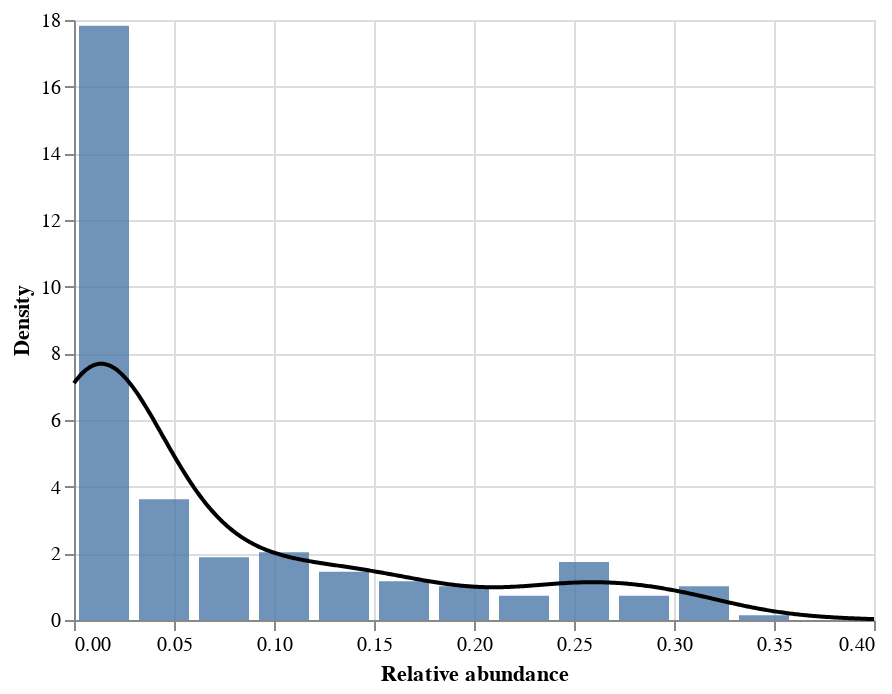

Here is the notebook cell this chart was saved with:
### Markdown cell above
#### Observations

* *Actinoptychus* is the most abundant on average (The point for that taxon is highest).
* *Stephanopyxis* is the rarest on average. (The point for that taxon is lowest).
* *Azpeitia nodulifer* shows the most variation (the bar for that taxon is widest).

The following takes a closer look at the taxon with the most temporal variability in relative abundance: *Azpeitia nodulifer*.

### Code cell
# histogram
hist = alt.Chart(diatoms).transform_bin(
    as_ = 'bin', 
    field = 'A_nodul', 
    bin = alt.Bin(step = 0.03)
).transform_aggregate(
    Count = 'count()',
    groupby = ['bin']
).transform_calculate(
    Density = 'datum.Count/(0.03*230)',
    binshift = 'datum.bin + 0.015'
).mark_bar(size = 25, opacity = 0.8).encode(
    x = alt.X('binshift:Q', 
              title = 'Relative abundance', 
              scale = alt.Scale(domain = (0.03, 0.38))), 
    y = 'Density:Q'
)

# kde
smooth = alt.Chart(diatoms).transform_density(
    density = 'A_nodul',
    as_ = ['Relative abundance', 'Density'],
    bandwidth = 0.03,
    extent = [0, 0.4],
    steps = 500
).mark_line(color = 'black').encode(
    x = 'Relative abundance:Q',
    y = 'Density:Q'
)

hist + smooth

### Figure 1 — Vega-Lite specification as saved in the notebook (floating-point values rounded to 4 significant figures; data arrays with more than 128 entries replaced by an {"elided": "..."} marker saying what was removed)
{"config": {"view": {"continuousWidth": 400, "continuousHeight": 300}}, "layer": [{"mark": {"type": "bar", "opacity": 0.8, "size": 25}, "encoding": {"x": {"type": "quantitative", "field": "binshift", "scale": {"domain": [0.03, 0.38]}, "title": "Relative abundance"}, "y": {"type": "quantitative", "field": "Density"}}, "transform": [{"bin": {"step": 0.03}, "field": "A_nodul", "as": "bin"}, {"aggregate": [{"op": "count", "as": "Count"}], "groupby": ["bin"]}, {"calculate": "datum.Count/(0.03*230)", "as": "Density"}, {"calculate": "datum.bin + 0.015", "as": "binshift"}]}, {"mark": {"type": "line", "color": "black"}, "encoding": {"x": {"type": "quantitative", "field": "Relative abundance"}, "y": {"type": "quantitative", "field": "Density"}}, "transform": [{"density": "A_nodul", "bandwidth": 0.03, "extent": [0, 0.4], "steps": 500, "as": ["Relative abundance", "Density"]}]}], "data": {"name": "data-9f4e66e54759d6b46301ea3d10ce44f6"}, "$schema": "https://vega.github.io/schema/vega-lite/v4.8.1.json", "datasets": {"data-9f4e66e54759d6b46301ea3d10ce44f6": {"elided": "230 records"}}}
